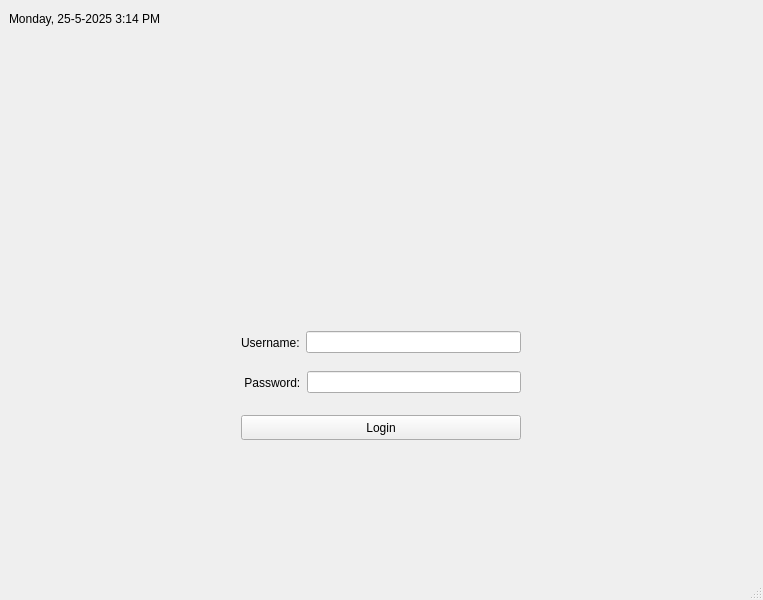
<?xml version="1.0" encoding="UTF-8"?>
<ui version="4.0">
 <class>MainWindow</class>
 <widget class="QMainWindow" name="MainWindow">
  <property name="geometry">
   <rect>
    <x>0</x>
    <y>0</y>
    <width>763</width>
    <height>600</height>
   </rect>
  </property>
  <property name="windowTitle">
   <string>MainWindow</string>
  </property>
  <property name="styleSheet">
   <string notr="true"/>
  </property>
  <widget class="QWidget" name="centralwidget">
   <layout class="QVBoxLayout" name="verticalLayout">
    <item>
     <widget class="QWidget" name="topPanel_2" native="true">
      <layout class="QHBoxLayout" name="topPanel">
       <property name="leftMargin">
        <number>0</number>
       </property>
       <property name="topMargin">
        <number>0</number>
       </property>
       <property name="rightMargin">
        <number>0</number>
       </property>
       <property name="bottomMargin">
        <number>0</number>
       </property>
       <item>
        <widget class="QLabel" name="currentDateTime">
         <property name="text">
          <string>Monday, 25-5-2025 3:14 PM</string>
         </property>
        </widget>
       </item>
       <item>
        <spacer name="horizontalSpacer">
         <property name="orientation">
          <enum>Qt::Horizontal</enum>
         </property>
         <property name="sizeHint" stdset="0">
          <size>
           <width>40</width>
           <height>20</height>
          </size>
         </property>
        </spacer>
       </item>
      </layout>
     </widget>
    </item>
    <item>
     <spacer name="verticalSpacer_5">
      <property name="orientation">
       <enum>Qt::Vertical</enum>
      </property>
      <property name="sizeHint" stdset="0">
       <size>
        <width>20</width>
        <height>40</height>
       </size>
      </property>
     </spacer>
    </item>
    <item>
     <spacer name="verticalSpacer">
      <property name="orientation">
       <enum>Qt::Vertical</enum>
      </property>
      <property name="sizeHint" stdset="0">
       <size>
        <width>20</width>
        <height>40</height>
       </size>
      </property>
     </spacer>
    </item>
    <item>
     <spacer name="verticalSpacer_3">
      <property name="orientation">
       <enum>Qt::Vertical</enum>
      </property>
      <property name="sizeHint" stdset="0">
       <size>
        <width>20</width>
        <height>40</height>
       </size>
      </property>
     </spacer>
    </item>
    <item>
     <layout class="QHBoxLayout" name="horizontalLayout_3">
      <property name="bottomMargin">
       <number>0</number>
      </property>
      <item alignment="Qt::AlignHCenter|Qt::AlignVCenter">
       <widget class="QWidget" name="loginForm" native="true">
        <property name="sizePolicy">
         <sizepolicy hsizetype="Fixed" vsizetype="Fixed">
          <horstretch>0</horstretch>
          <verstretch>0</verstretch>
         </sizepolicy>
        </property>
        <property name="minimumSize">
         <size>
          <width>350</width>
          <height>200</height>
         </size>
        </property>
        <layout class="QVBoxLayout" name="verticalLayout_2">
         <property name="leftMargin">
          <number>35</number>
         </property>
         <property name="topMargin">
          <number>35</number>
         </property>
         <property name="rightMargin">
          <number>35</number>
         </property>
         <property name="bottomMargin">
          <number>35</number>
         </property>
         <item>
          <layout class="QHBoxLayout" name="horizontalLayout_5">
           <property name="bottomMargin">
            <number>0</number>
           </property>
           <item>
            <widget class="QLabel" name="username">
             <property name="minimumSize">
              <size>
               <width>0</width>
               <height>25</height>
              </size>
             </property>
             <property name="text">
              <string>Username:</string>
             </property>
            </widget>
           </item>
           <item>
            <widget class="QLineEdit" name="usernameEdit"/>
           </item>
          </layout>
         </item>
         <item>
          <layout class="QHBoxLayout" name="horizontalLayout_4">
           <property name="rightMargin">
            <number>0</number>
           </property>
           <property name="bottomMargin">
            <number>0</number>
           </property>
           <item>
            <widget class="QLabel" name="password">
             <property name="minimumSize">
              <size>
               <width>0</width>
               <height>25</height>
              </size>
             </property>
             <property name="text">
              <string> Password:</string>
             </property>
            </widget>
           </item>
           <item>
            <widget class="QLineEdit" name="passwordEdit"/>
           </item>
          </layout>
         </item>
         <item>
          <spacer name="verticalSpacer_2">
           <property name="orientation">
            <enum>Qt::Vertical</enum>
           </property>
           <property name="sizeType">
            <enum>QSizePolicy::Fixed</enum>
           </property>
           <property name="sizeHint" stdset="0">
            <size>
             <width>20</width>
             <height>5</height>
            </size>
           </property>
          </spacer>
         </item>
         <item>
          <widget class="QPushButton" name="loginButton">
           <property name="minimumSize">
            <size>
             <width>0</width>
             <height>25</height>
            </size>
           </property>
           <property name="text">
            <string>Login</string>
           </property>
          </widget>
         </item>
        </layout>
       </widget>
      </item>
     </layout>
    </item>
    <item>
     <spacer name="verticalSpacer_4">
      <property name="orientation">
       <enum>Qt::Vertical</enum>
      </property>
      <property name="sizeHint" stdset="0">
       <size>
        <width>20</width>
        <height>40</height>
       </size>
      </property>
     </spacer>
    </item>
   </layout>
  </widget>
  <widget class="QMenuBar" name="menubar">
   <property name="geometry">
    <rect>
     <x>0</x>
     <y>0</y>
     <width>763</width>
     <height>22</height>
    </rect>
   </property>
  </widget>
  <widget class="QStatusBar" name="statusbar"/>
 </widget>
 <resources/>
 <connections/>
</ui>
